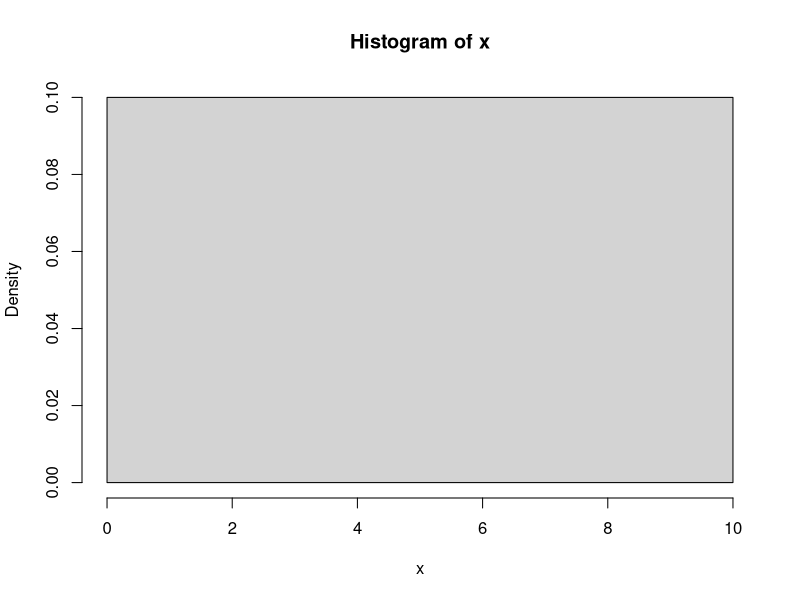

Reproduce this figure in R. (Note: this script raises an error after producing the figure.)
x=10
hist(x, freq=FALSE)
density(x)
hist(x, breaks=seq(0.0,10.5,1.05), freq=F, main="Histogram and empirical density of x")
lines(density(x), add=TRUE)


#define range
p = seq(0,1, length=100000)

data = rbeta(p, 2, 5)
data2 = pbeta(p, 2, 5)

#create plot of Beta distribution with shape parameters 2 and 10
y = plot(data)


breaks=seq(0,1,length.out=13)

h = hist(data, freq = FALSE, col="skyblue", breaks = seq(0,1, length.out=13))
lines(density(data))
text(h$mids,
     h$density,
     labels = h$counts/100,
     adj=c(0.5, -0.5))

prob = pbeta(breaks[-1], 2, 5) - pbeta(breaks[length(breaks)], 2, 5)

text(h$mids,
     h$density,
     labels = prob,
     adj=c(0.5, -2))


### 1.3
dat = rnorm(100000000, mean=7, sd = 2)

mean(dat)
sd(data)

### 1.5

n = 10
x = rexp(n, 1/356)
x

lambda.hat = 1/mean(x)
lambda.hat

1-pexp(2*365, lambda.hat)

plot(seq(0,800,0.1), dexp(seq(0,800,0.1), lambda.hat), type="l")

